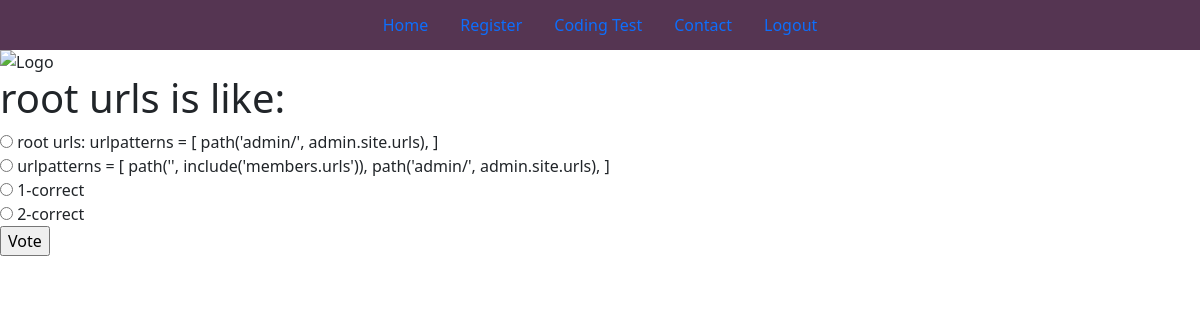
The page /13/ on the database its author committed.
### app/models.py (models this page shows, shortened)
class Question(models.Model):
    question_text = models.CharField(max_length=200)
    pub_date = models.DateTimeField('date published')

class Choice(models.Model):
    question = models.ForeignKey(Question, on_delete=models.CASCADE)
    choice_text = models.CharField(max_length=200)
    votes = models.IntegerField(default=0)

### app/views.py (the view)
# urls.py: path('<int:pk>/', views.DetailView.as_view(), name='detail'),
class DetailView(generic.DetailView):
    model = Question
    template_name = 'app/detail.html'

### app/templates/app/detail.html (shortened to what this page needs)
{% extends 'app/base.html' %}
{% block content %}
<h1>{{ question.question_text }}</h1>
<form action="{% url 'app:vote' question.id %}" method="post">
     {% for choice in question.choice_set.all %}
     <input type="radio" name="choice" id="choice{{ forloop.counter }}" value="{{choice.id }}">
<label for="choice{{ forloop.counter }}">{{ choice.choice_text }}</label>
<br>
{% endfor %}
<input type="submit" value="Vote">
 </form>
 {% endblock content %}

### rows shown on the page
Question: question_text "root urls is like:"
Choice: choice_text "root urls: urlpatterns = [ path('admin/', admin.site.urls), ]"
Choice: choice_text "urlpatterns = [ path('', include('members.urls')), path('admin/', admin.site.urls), ]"
Choice: choice_text "1-correct"
Choice: choice_text "2-correct"
